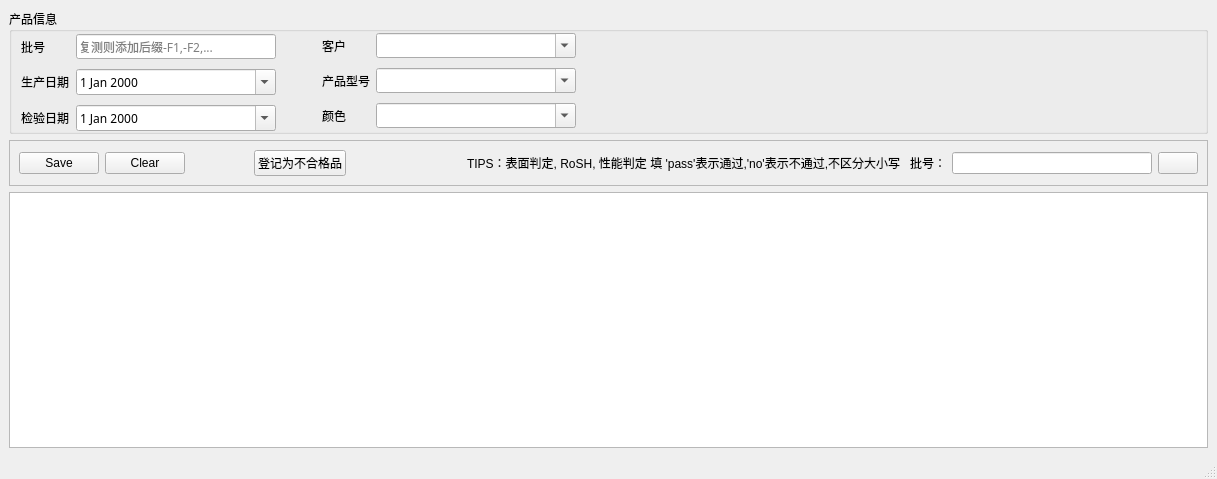
<?xml version="1.0" encoding="UTF-8"?>
<ui version="4.0">
 <class>QAData</class>
 <widget class="QMainWindow" name="QAData">
  <property name="geometry">
   <rect>
    <x>0</x>
    <y>0</y>
    <width>1217</width>
    <height>479</height>
   </rect>
  </property>
  <property name="windowTitle">
   <string>检测数据记录</string>
  </property>
  <property name="windowIcon">
   <iconset>
    <normaloff>icons/input_tablet_32px.ico</normaloff>icons/input_tablet_32px.ico</iconset>
  </property>
  <widget class="QWidget" name="centralwidget">
   <layout class="QVBoxLayout" name="verticalLayout">
    <item>
     <widget class="QGroupBox" name="groupBox">
      <property name="sizePolicy">
       <sizepolicy hsizetype="Expanding" vsizetype="Minimum">
        <horstretch>0</horstretch>
        <verstretch>0</verstretch>
       </sizepolicy>
      </property>
      <property name="font">
       <font>
        <family>微软雅黑</family>
       </font>
      </property>
      <property name="title">
       <string>产品信息</string>
      </property>
      <layout class="QHBoxLayout" name="horizontalLayout">
       <property name="spacing">
        <number>6</number>
       </property>
       <property name="leftMargin">
        <number>0</number>
       </property>
       <property name="topMargin">
        <number>1</number>
       </property>
       <property name="rightMargin">
        <number>0</number>
       </property>
       <property name="bottomMargin">
        <number>0</number>
       </property>
       <item>
        <layout class="QFormLayout" name="formLayout_4">
         <property name="sizeConstraint">
          <enum>QLayout::SetDefaultConstraint</enum>
         </property>
         <property name="fieldGrowthPolicy">
          <enum>QFormLayout::AllNonFixedFieldsGrow</enum>
         </property>
         <property name="rowWrapPolicy">
          <enum>QFormLayout::DontWrapRows</enum>
         </property>
         <property name="horizontalSpacing">
          <number>7</number>
         </property>
         <property name="verticalSpacing">
          <number>10</number>
         </property>
         <property name="leftMargin">
          <number>9</number>
         </property>
         <property name="topMargin">
          <number>1</number>
         </property>
         <item row="0" column="0">
          <widget class="QLabel" name="label">
           <property name="text">
            <string>批号</string>
           </property>
          </widget>
         </item>
         <item row="0" column="1">
          <widget class="QLineEdit" name="test_batch">
           <property name="sizePolicy">
            <sizepolicy hsizetype="Minimum" vsizetype="Minimum">
             <horstretch>0</horstretch>
             <verstretch>0</verstretch>
            </sizepolicy>
           </property>
           <property name="minimumSize">
            <size>
             <width>200</width>
             <height>0</height>
            </size>
           </property>
           <property name="placeholderText">
            <string>复测则添加后缀-F1,-F2,...</string>
           </property>
           <property name="clearButtonEnabled">
            <bool>true</bool>
           </property>
          </widget>
         </item>
         <item row="1" column="0">
          <widget class="QLabel" name="label_5">
           <property name="text">
            <string>生产日期</string>
           </property>
          </widget>
         </item>
         <item row="1" column="1">
          <widget class="QDateEdit" name="date_produce">
           <property name="calendarPopup">
            <bool>true</bool>
           </property>
          </widget>
         </item>
         <item row="2" column="0">
          <widget class="QLabel" name="label_6">
           <property name="text">
            <string>检验日期</string>
           </property>
          </widget>
         </item>
         <item row="2" column="1">
          <widget class="QDateEdit" name="date_test">
           <property name="calendarPopup">
            <bool>true</bool>
           </property>
          </widget>
         </item>
        </layout>
       </item>
       <item>
        <spacer name="horizontalSpacer_5">
         <property name="orientation">
          <enum>Qt::Horizontal</enum>
         </property>
         <property name="sizeType">
          <enum>QSizePolicy::Minimum</enum>
         </property>
         <property name="sizeHint" stdset="0">
          <size>
           <width>40</width>
           <height>20</height>
          </size>
         </property>
        </spacer>
       </item>
       <item>
        <layout class="QFormLayout" name="formLayout_3">
         <property name="fieldGrowthPolicy">
          <enum>QFormLayout::AllNonFixedFieldsGrow</enum>
         </property>
         <property name="horizontalSpacing">
          <number>6</number>
         </property>
         <property name="verticalSpacing">
          <number>10</number>
         </property>
         <item row="0" column="1">
          <widget class="QComboBox" name="comb_test_coustomer">
           <property name="sizePolicy">
            <sizepolicy hsizetype="Minimum" vsizetype="Fixed">
             <horstretch>0</horstretch>
             <verstretch>0</verstretch>
            </sizepolicy>
           </property>
           <property name="minimumSize">
            <size>
             <width>200</width>
             <height>0</height>
            </size>
           </property>
           <property name="editable">
            <bool>true</bool>
           </property>
          </widget>
         </item>
         <item row="0" column="0">
          <widget class="QLabel" name="label_2">
           <property name="text">
            <string>客户</string>
           </property>
          </widget>
         </item>
         <item row="1" column="0">
          <widget class="QLabel" name="label_3">
           <property name="text">
            <string>产品型号</string>
           </property>
          </widget>
         </item>
         <item row="1" column="1">
          <widget class="QComboBox" name="comb_pro_type">
           <property name="editable">
            <bool>true</bool>
           </property>
          </widget>
         </item>
         <item row="2" column="0">
          <widget class="QLabel" name="label_4">
           <property name="text">
            <string>颜色</string>
           </property>
          </widget>
         </item>
         <item row="2" column="1">
          <widget class="QComboBox" name="comb_pro_color">
           <property name="editable">
            <bool>true</bool>
           </property>
          </widget>
         </item>
        </layout>
       </item>
       <item>
        <spacer name="horizontalSpacer_3">
         <property name="orientation">
          <enum>Qt::Horizontal</enum>
         </property>
         <property name="sizeHint" stdset="0">
          <size>
           <width>40</width>
           <height>20</height>
          </size>
         </property>
        </spacer>
       </item>
      </layout>
     </widget>
    </item>
    <item>
     <widget class="QFrame" name="frame_2">
      <property name="frameShape">
       <enum>QFrame::StyledPanel</enum>
      </property>
      <property name="frameShadow">
       <enum>QFrame::Raised</enum>
      </property>
      <layout class="QHBoxLayout" name="horizontalLayout_2">
       <item>
        <widget class="QPushButton" name="btn_test_save">
         <property name="text">
          <string>Save</string>
         </property>
         <property name="icon">
          <iconset>
           <normaloff>icons/Save_32px.ico</normaloff>icons/Save_32px.ico</iconset>
         </property>
        </widget>
       </item>
       <item>
        <widget class="QPushButton" name="btn_test_clear">
         <property name="text">
          <string>Clear</string>
         </property>
         <property name="icon">
          <iconset>
           <normaloff>icons/delete_file_32px.ico</normaloff>icons/delete_file_32px.ico</iconset>
         </property>
        </widget>
       </item>
       <item>
        <spacer name="horizontalSpacer">
         <property name="orientation">
          <enum>Qt::Horizontal</enum>
         </property>
         <property name="sizeType">
          <enum>QSizePolicy::Maximum</enum>
         </property>
         <property name="sizeHint" stdset="0">
          <size>
           <width>100</width>
           <height>20</height>
          </size>
         </property>
        </spacer>
       </item>
       <item>
        <widget class="QPushButton" name="btn_test_tounpass">
         <property name="text">
          <string>登记为不合格品</string>
         </property>
         <property name="icon">
          <iconset>
           <normaloff>icons/error.png</normaloff>icons/error.png</iconset>
         </property>
        </widget>
       </item>
       <item>
        <spacer name="horizontalSpacer_4">
         <property name="orientation">
          <enum>Qt::Horizontal</enum>
         </property>
         <property name="sizeType">
          <enum>QSizePolicy::Expanding</enum>
         </property>
         <property name="sizeHint" stdset="0">
          <size>
           <width>151</width>
           <height>20</height>
          </size>
         </property>
        </spacer>
       </item>
       <item>
        <widget class="QLabel" name="label_8">
         <property name="sizePolicy">
          <sizepolicy hsizetype="Preferred" vsizetype="Preferred">
           <horstretch>0</horstretch>
           <verstretch>0</verstretch>
          </sizepolicy>
         </property>
         <property name="minimumSize">
          <size>
           <width>0</width>
           <height>0</height>
          </size>
         </property>
         <property name="text">
          <string>TIPS：表面判定, RoSH, 性能判定 填 'pass'表示通过,'no'表示不通过,不区分大小写</string>
         </property>
        </widget>
       </item>
       <item>
        <spacer name="horizontalSpacer_2">
         <property name="orientation">
          <enum>Qt::Horizontal</enum>
         </property>
         <property name="sizeHint" stdset="0">
          <size>
           <width>40</width>
           <height>20</height>
          </size>
         </property>
        </spacer>
       </item>
       <item>
        <widget class="QLabel" name="label_7">
         <property name="text">
          <string>批号：</string>
         </property>
        </widget>
       </item>
       <item>
        <widget class="QLineEdit" name="keyword">
         <property name="sizePolicy">
          <sizepolicy hsizetype="Fixed" vsizetype="Fixed">
           <horstretch>0</horstretch>
           <verstretch>0</verstretch>
          </sizepolicy>
         </property>
         <property name="minimumSize">
          <size>
           <width>200</width>
           <height>0</height>
          </size>
         </property>
         <property name="clearButtonEnabled">
          <bool>true</bool>
         </property>
        </widget>
       </item>
       <item>
        <widget class="QPushButton" name="btn_search_need_modi">
         <property name="text">
          <string/>
         </property>
         <property name="icon">
          <iconset>
           <normaloff>icons/search.ico</normaloff>icons/search.ico</iconset>
         </property>
        </widget>
       </item>
      </layout>
     </widget>
    </item>
    <item>
     <widget class="QTableView" name="test_data_view">
      <property name="statusTip">
       <string>右键选择更新或者删除选中记录</string>
      </property>
     </widget>
    </item>
   </layout>
  </widget>
  <widget class="QMenuBar" name="menubar">
   <property name="geometry">
    <rect>
     <x>0</x>
     <y>0</y>
     <width>1217</width>
     <height>23</height>
    </rect>
   </property>
  </widget>
  <widget class="QStatusBar" name="statusbar"/>
 </widget>
 <tabstops>
  <tabstop>test_batch</tabstop>
  <tabstop>comb_test_coustomer</tabstop>
  <tabstop>comb_pro_type</tabstop>
  <tabstop>comb_pro_color</tabstop>
  <tabstop>date_produce</tabstop>
  <tabstop>date_test</tabstop>
  <tabstop>btn_test_save</tabstop>
  <tabstop>btn_test_clear</tabstop>
  <tabstop>btn_test_tounpass</tabstop>
  <tabstop>test_data_view</tabstop>
 </tabstops>
 <resources/>
 <connections>
  <connection>
   <sender>keyword</sender>
   <signal>returnPressed()</signal>
   <receiver>btn_search_need_modi</receiver>
   <slot>click()</slot>
   <hints>
    <hint type="sourcelabel">
     <x>590</x>
     <y>172</y>
    </hint>
    <hint type="destinationlabel">
     <x>766</x>
     <y>168</y>
    </hint>
   </hints>
  </connection>
 </connections>
</ui>
